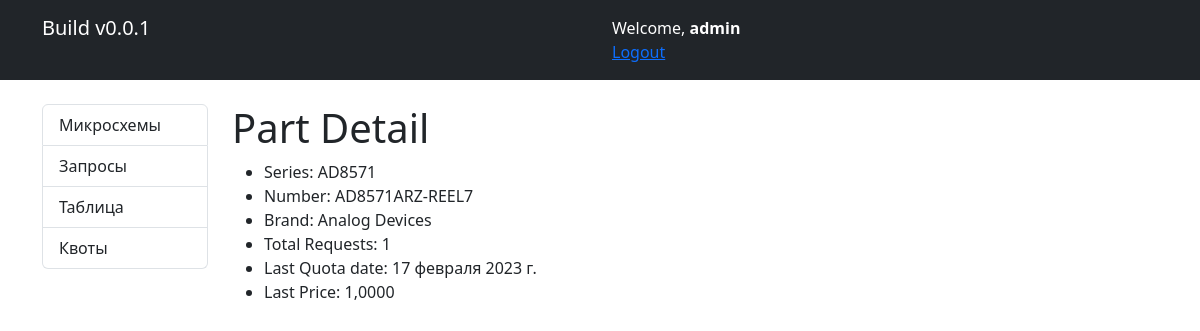
The page /parts/1/ (signed in) on the database as committed earlier.
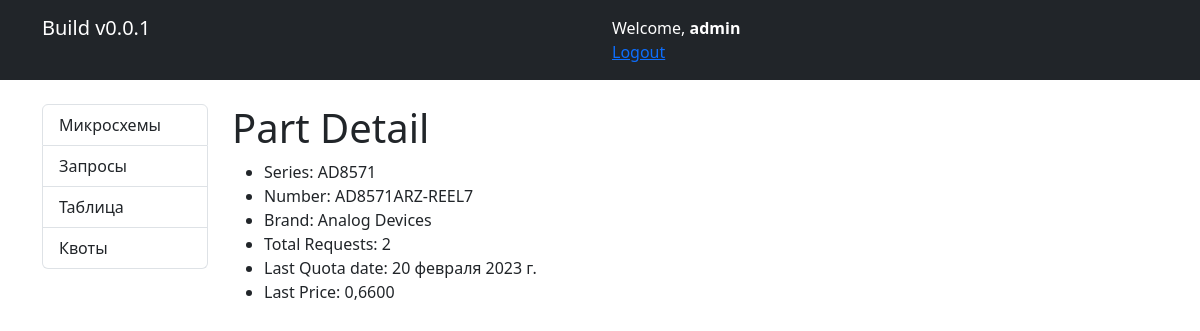
The same page on the database as committed later.
### parts/models.py (models this page shows, shortened)
class Quota(models.Model):
    part = models.ForeignKey(Part, on_delete=models.CASCADE)
    quantity = models.PositiveIntegerField(verbose_name='Количество')
    price = models.DecimalField(max_digits=10, decimal_places=4, verbose_name='U/P USD')
    ruble_price = models.DecimalField(max_digits=10, decimal_places=4, verbose_name='U/P RUB', default=0)
    datecode = models.PositiveIntegerField()
    lead_time = models.CharField(max_length=100)
    supplier = models.CharField(max_length=100)
    date = models.DateField()
    class Meta:
        verbose_name = "Квота"
        verbose_name_plural = "Квоты"

### parts/views.py (the view)
# urls.py: path('parts/<int:part_id>/', views.PartDetailView.as_view(), name='part_detail'),
class PartDetailView(LoginRequiredMixin, TemplateView):
    template_name = 'parts/part_detail.html'
    login_url = 'accounts/login/'
    def get(self, request, *args, **kwargs):
        part_id = kwargs.get('part_id')
        part = get_object_or_404(Part, pk=part_id)
        quotas = Quota.objects.filter(part=part)
        requests = Request.objects.filter(part=part)
        total_requests = requests.count()
        last_quota_date = quotas.last().date if quotas.exists() else None
        last_price = quotas.last().price if quotas.exists() else None
        return render(request, self.template_name, {'part': part, 'total_requests': total_requests,
                                                    'last_price': last_price, 'last_quota_date': last_quota_date})

### parts/templates/parts/part_detail.html
{% extends 'base.html' %}
{% block content %}
  <h1>Part Detail</h1>
  <ul>
    <li>Series: {{ part.series }}</li>
    <li>Number: {{ part.number }}</li>
    <li>Brand: {{ part.brand }}</li>
    <li>Total Requests: {{ total_requests }}</li>
    <li>Last Quota date: {% if last_quota_date %}{{ last_quota_date }}{% else %}N/A{% endif %}</li>
    <li>Last Price: {% if last_price %}{{ last_price }}{% else %}N/A{% endif %}</li>
  </ul>
{% endblock %}

Rows that differ between the two databases and show on the page:
no longer on this page (row unchanged): Quota: date "17 февраля 2023 г.", price "1,0000"
added Quota: date "20 февраля 2023 г.", price "0,6600"
Other text that changed with them:
{{ total_requests }}: "1" → "2"
